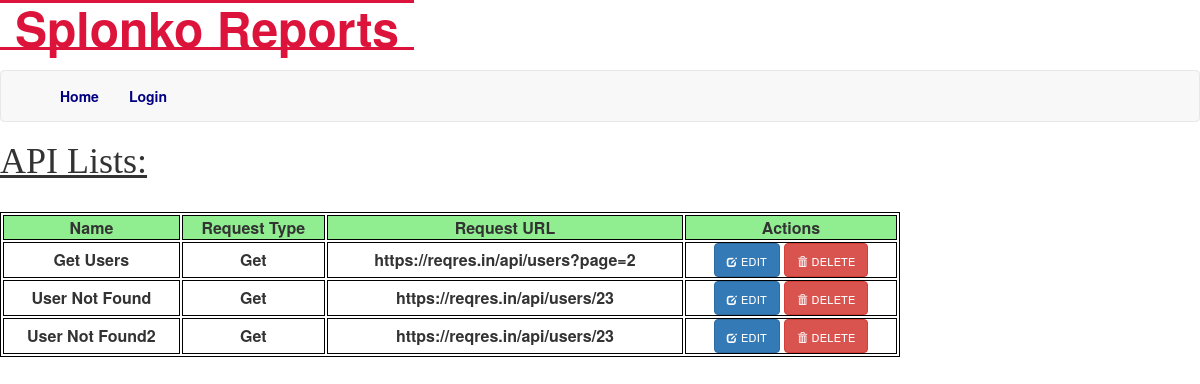
The app's page /displayAPIs with its own data.
### app/models.py (models this page shows, shortened)
class Api(db.Model):
    apiid = db.Column(db.Integer, primary_key=True)
    apiname = db.Column(db.String(120), unique=True)         # Stores user inputted Name
    requesttype = db.Column(db.Text,  unique=False)              # Stores request type
    apiurl = db.Column(db.Text,  unique=False)                   # Example:  https://reqres.in/api/users/2
    apidata = db.Column(db.Text)
    apiresponse = db.Column(db.Text)  # Example would be JSON response
    statuscode = db.Column(db.Integer)  # Status Code: 200, 404
    apireason = db.Column(db.Text)  # Example would be OK

### app/routes.py (the view)
@app.route('/displayAPIs', methods=['GET', 'POST'])
def display_api():
    info = db.session.query(Api).all()
    if request.method == 'POST':
        if 'edit' in request.form:
            api_id = request.form['edit']
            session['api_id'] = api_id
            return redirect(url_for('edit_api', api_id=api_id))
        else:
            api_id = request.form['delete']
            api_to_delete = Api.query.get_or_404(api_id)
            db.session.delete(api_to_delete)
            db.session.commit()
            return redirect(url_for('display_api'))
    else:
        return render_template('displayAPIs.html', title='API List', data=info)

### app/routes.py (called while the page is built)
@app.before_request
def before_request():
    if current_user.is_authenticated:
        current_user.last_login = datetime.utcnow()
        db.session.commit()

### app/templates/displayAPIs.html (shortened to what this page needs)
{% extends "base.html" %}
{% block content %}
    <link rel="stylesheet" href="{{ url_for('static', filename='css/main.css') }}">
    <h1 style="font-family: Ebrima; text-decoration: underline; padding-bottom: 20px;">  API Lists: </h1>
<table style="width:75%">
        <tr>
            <th style="background-color: lightgreen">Name</th>
            <th style="background-color: lightgreen">Request Type</th>
            <th style="background-color: lightgreen">Request URL</th>
            <th style="background-color: lightgreen">Actions</th>
        </tr>
                    {% for x in data %}
        <tr>
            <td>
                {{ x.apiname }}
            </td>
            <td>
                 {{ x.requesttype }}
            </td>
            <td>
                 {{ x.apiurl }}
            </td>
            <td>
                    <form action="" method="POST" ><button class="btn btn-primary" type="submit" name="edit" value="{{  x.apiid  }}" style="font-variant: all-petite-caps;"><span class="glyphicon glyphicon-edit"></span>  Edit</button> </form>
                    <form action="" method="POST" >
                        <a href="" onclick="return confirm('Are you sure you want to delete {{ x.apiname }}?');">
                        <button class="btn btn-danger" type="submit" name="delete" value="{{  x.apiid  }}" style="font-variant: all-petite-caps;">
                            <span class="glyphicon glyphicon-trash"></span>
                             Delete
                        </button> </a></form>
            </td>
        </tr>
            {% endfor %}
    </table>
{% endblock %}

### app/static/css/main.css (style rules this page uses)
table, th, td { border: 1px solid black; font-weight: 900; text-align:center }
table { border-collapse:separate; border-spacing:2px; }
form { display: inline; }

### records on screen
Api: apiname "Get Users", requesttype "Get", apiurl "https://reqres.in/api/users?page=2", {{ x.apiid }} 1 (drawn)
Api: apiname "User Not Found", requesttype "Get", apiurl "https://reqres.in/api/users/23", {{ x.apiid }} 2 (drawn)
Api: apiname "User Not Found2", requesttype "Get", apiurl "https://reqres.in/api/users/23", {{ x.apiid }} 3 (drawn)
